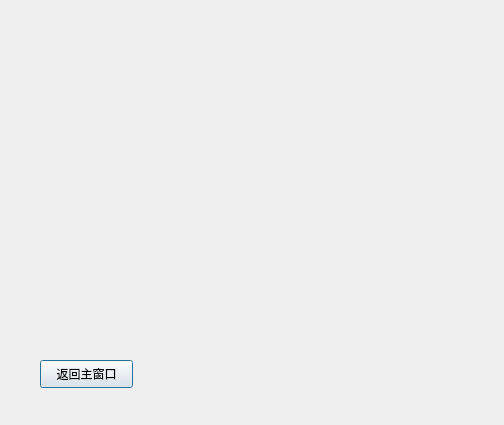
<?xml version="1.0" encoding="UTF-8"?>
<ui version="4.0">
 <class>TransEmail</class>
 <widget class="QDialog" name="TransEmail">
  <property name="geometry">
   <rect>
    <x>0</x>
    <y>0</y>
    <width>504</width>
    <height>425</height>
   </rect>
  </property>
  <property name="windowTitle">
   <string>Dialog</string>
  </property>
  <widget class="QPushButton" name="buttonReturn">
   <property name="geometry">
    <rect>
     <x>40</x>
     <y>360</y>
     <width>93</width>
     <height>28</height>
    </rect>
   </property>
   <property name="text">
    <string>返回主窗口</string>
   </property>
  </widget>
 </widget>
 <resources/>
 <connections/>
</ui>
